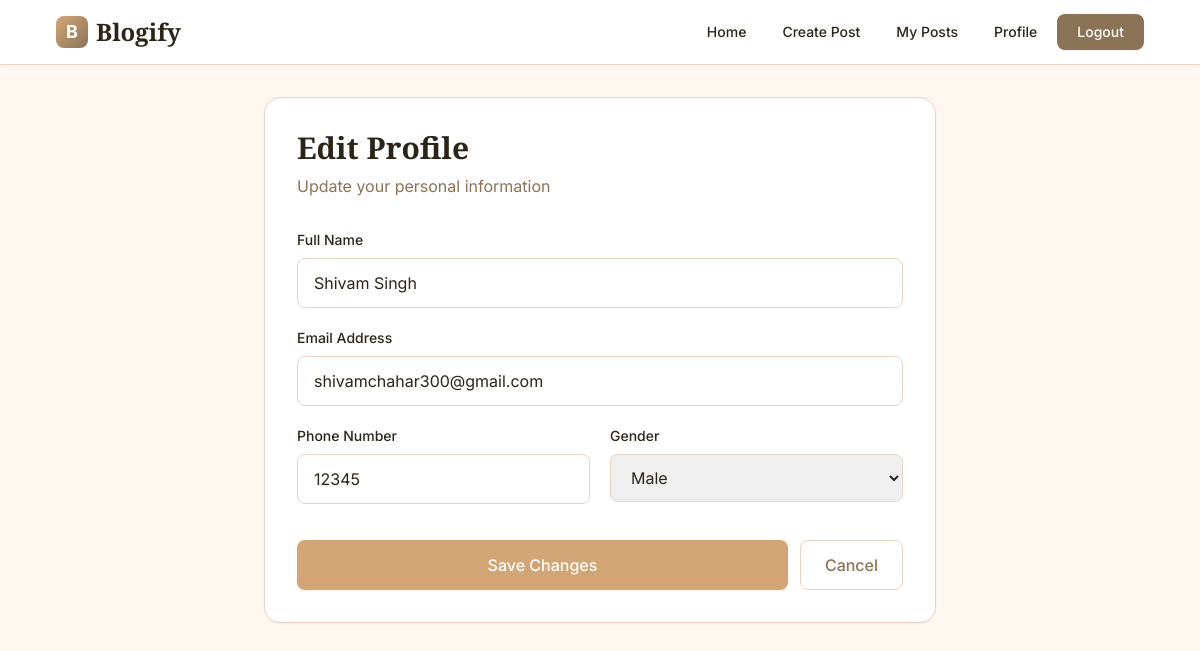
Page /user/profile/edit (signed in) on the committed database.
### models/user_profile.py (models this page shows)
class UserProfile(db.Model):
    __tablename__ = 'user_profile'
    id = db.Column(db.Integer, primary_key=True)
    name = db.Column(db.String(100), nullable=False)
    phone = db.Column(db.String(15))
    email = db.Column(db.String(100), unique=True, nullable=False)
    gender = db.Column(db.String(10))
    is_deleted = db.Column(db.Boolean, default=False)
    user_id = db.Column(db.Integer, db.ForeignKey('login_info.user_id'), unique=True, nullable=False)

### routes/user_routes.py (the view)
@user_bp.route('/profile/edit', methods=['GET', 'POST'])
def edit_profile():
    return user_controller.edit_profile()

### controllers/user_controller.py (called while the page is built, shortened)
def edit_profile():
    user_id = session.get('user_id')
    if not user_id:
        return redirect('/user/login')
    profile = UserProfile.query.filter_by(user_id=user_id).first()
    return render_template('edit_profile.html', profile=profile)

### templates/edit_profile.html (shortened to what this page needs)
{% extends 'base.html' %}
{% block content %}
<div class="max-w-2xl mx-auto">
  <div class="bg-white rounded-2xl shadow-sm border border-accent p-8">
    <div class="mb-8">
      <h2 class="font-serif text-3xl font-bold text-dark mb-2">Edit Profile</h2>
      <p class="text-secondary">Update your personal information</p>
    </div>
    <form method="POST" class="space-y-5">
      <div>
        <label for="name" class="block text-sm font-medium text-dark mb-2">Full Name</label>
        <input type="text" id="name" name="name" value="{{ profile.name }}" required
               class="w-full px-4 py-3 border border-accent rounded-lg focus:outline-none focus:ring-2 focus:ring-primary focus:border-transparent transition-all duration-200">
      </div>
      <div>
        <label for="email" class="block text-sm font-medium text-dark mb-2">Email Address</label>
        <input type="email" id="email" name="email" value="{{ profile.email }}" required
               class="w-full px-4 py-3 border border-accent rounded-lg focus:outline-none focus:ring-2 focus:ring-primary focus:border-transparent transition-all duration-200">
      </div>
      <div class="grid grid-cols-1 md:grid-cols-2 gap-5">
        <div>
          <label for="phone" class="block text-sm font-medium text-dark mb-2">Phone Number</label>
          <input type="text" id="phone" name="phone" value="{{ profile.phone }}"
                 class="w-full px-4 py-3 border border-accent rounded-lg focus:outline-none focus:ring-2 focus:ring-primary focus:border-transparent transition-all duration-200">
        </div>
        <div>
          <label for="gender" class="block text-sm font-medium text-dark mb-2">Gender</label>
          <select id="gender" name="gender" class="w-full px-4 py-3 border border-accent rounded-lg focus:outline-none focus:ring-2 focus:ring-primary focus:border-transparent transition-all duration-200">
            <option value="Male" {% if profile.gender == 'Male' %}selected{% endif %}>Male</option>
          </select>
        </div>
      </div>
      <div class="flex gap-3 pt-4">
        <button type="submit" class="flex-1 px-6 py-3 bg-primary text-white rounded-lg font-medium hover:bg-opacity-90 transition-all duration-200 shadow-sm">
          Save Changes
        </button>
        <a href="{{ url_for('user.view_profile') }}" class="px-6 py-3 bg-white border border-accent text-secondary rounded-lg font-medium hover:bg-accent transition-all duration-200">
          Cancel
        </a>
      </div>
    </form>
  </div>
</div>
{% endblock %}

### rows in the picture
UserProfile: name "Shivam Singh", email "shivamchahar300@gmail.com", phone "12345", gender "Male"
